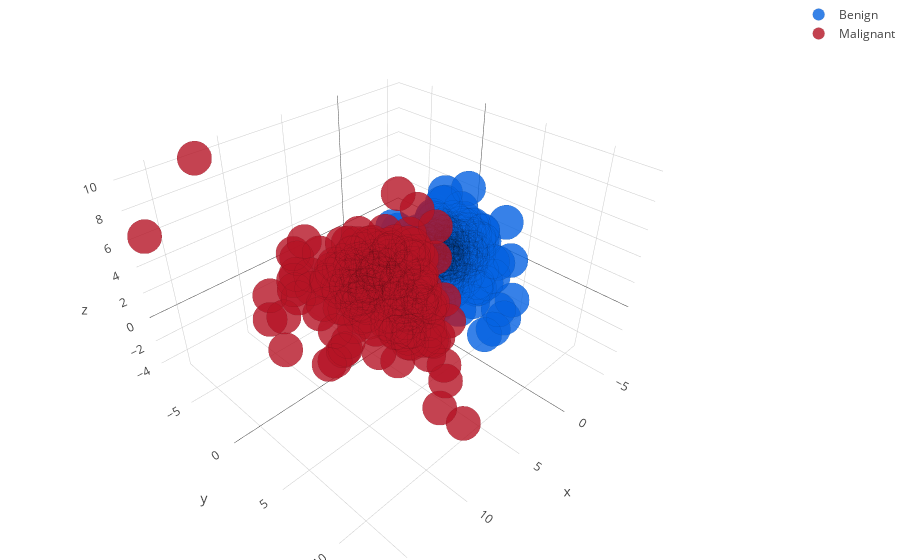

Write notebook code for a chart like this one.
### Code cell
# IMPORTANT
# it could be the case that you have problems representing the graph 
# because of no access to webGL (https://get.webgl.org/)
# if it doesn't work on safari, 
# do Menu > settings > Advanced settings > Under ’system’ Uncheck Use hardware acceleration when available)

# Create line style.
line_style = dict(color='rgba(0, 0, 0, 0.14)',width=0.5)
 
# Create scatters.
malignant_scatter = go.Scatter3d(
    x=malignant['x'],
    y=malignant['y'],
    z=malignant['z'],
    mode='markers',
    marker=dict(
        color='rgb(181, 20, 37)',
        size=12,
        opacity=0.8,
        line=line_style
    ),
    name='Malignant'
)
benign_scatter = go.Scatter3d(
    x=benign['x'],
    y=benign['y'],
    z=benign['z'],
    mode='markers',
    marker=dict(
        color='rgb(5, 99, 226)',
        size=12,
        opacity=0.8,
        line=line_style
    ),
    name='Benign'
)
 
# Create data array. Ensure malignant scatter is rendered above (can we merge layers somehow?).
data = [benign_scatter, malignant_scatter]
 
# Create layout.
layout = go.Layout(showlegend=True, margin=dict(l=0,r=0,b=0,t=0))
 
# Render (offline).
fig = go.Figure(data=data, layout=layout)
plotly.offline.iplot(fig, filename='3d-scatter')

### Figure 1 — Plotly figure (JSON) as saved in the notebook; plotly's stock layout.template omitted (floating-point values rounded to 4 significant figures; data arrays with more than 128 entries replaced by an {"elided": "..."} marker saying what was removed)
{"data": [{"marker": {"color": "rgb(5, 99, 226)", "line": {"color": "rgba(0, 0, 0, 0.14)", "width": 0.5}, "opacity": 0.8, "size": 12}, "mode": "markers", "name": "Benign", "type": "scatter3d", "x": {"elided": "357 float values"}, "y": {"elided": "357 float values"}, "z": {"elided": "357 float values"}}, {"marker": {"color": "rgb(181, 20, 37)", "line": {"color": "rgba(0, 0, 0, 0.14)", "width": 0.5}, "opacity": 0.8, "size": 12}, "mode": "markers", "name": "Malignant", "type": "scatter3d", "x": {"elided": "212 float values"}, "y": {"elided": "212 float values"}, "z": {"elided": "212 float values"}}], "layout": {"margin": {"b": 0, "l": 0, "r": 0, "t": 0}, "showlegend": true}}
